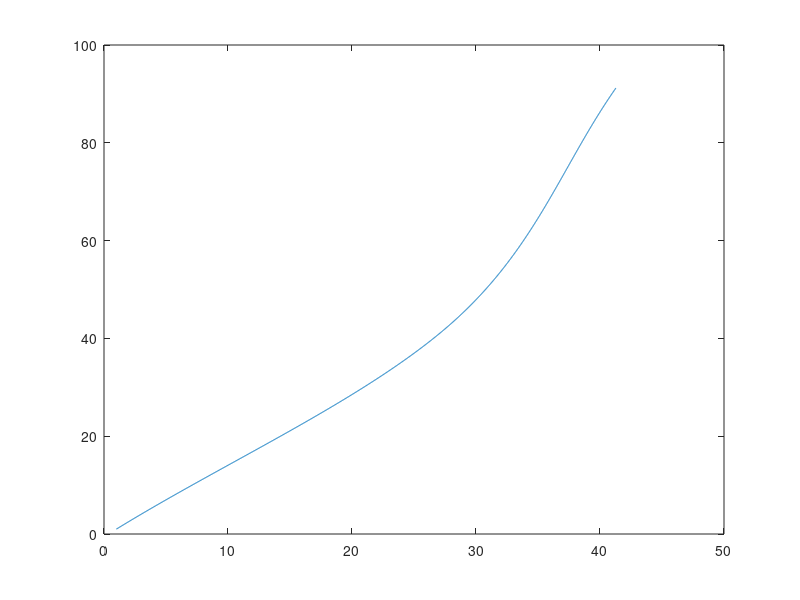

Write the MATLAB code that produced this figure.
%% Solucion reto
ht = 0.01;  %Paso de euler
ti = 0;     %Tiempo inicial (s)
tf = 20;   %Tiempo final (s)

m = 4000;   %Masa del auto (kg)
l = 2.895;  %Batalla del auto (m) la batalla es proporcional 
            %al angulo de ackermann

vi = 5;     %20;  %Velocidad inicial del auto (m/s)

t = ti:ht:tf; %Rango de tiempo (s)
tetaL = [linspace(-1*pi/180,2*pi/180,length(t)/2), linspace(2*pi/180,-1*pi/180,length(t)/2)]; % Angulo en radianes partido entre dos intervalos,
                                                                                              % generado de un angulo especifico a otro con
                                                                                              % variacion uniforme
phi = (zeros(size(t))); % Angulo estandar para la velocidad
v = (zeros(size(t)));   % Velocidad del carro (m/s)
x = (zeros(size(t)));  % Posicion en x del carro
y = (zeros(size(t)));   % Posicion en y del carro
    
% Declaracion de las condiciones de inicio
phi(1) = 1; 
v(1) = vi;
Ft = 1;
x(1) = 1;
y(1) = 1;
   
%Ciclo for para darle valores a cada una de las variables usando el metodo de Euler 
for k = 2:length(t) % K es el indice de posicion del arreglo de los valores de tiempo
    v(k) = v(k-1) + ht*(Ft/m); %Velocidad m/s
    phi(k) = phi(k-1) + ht*v(k-1)*(sin(tetaL(k-1))/l); %Ecuacion del angulo estandar para la velocidad en radianes
    x(k) = x(k-1) + ht*v(k-1)*cos(phi(k-1)); %Ecuacion para la posicion en x (m)
    y(k) = y(k-1) + ht*v(k-1)*sin(phi(k-1)); %Ecuacion para la posicion en y (m)
end

plot(x,y) %Graficacion del modelo de posicion del carro


%https://youtu.be/q87L9R9v274